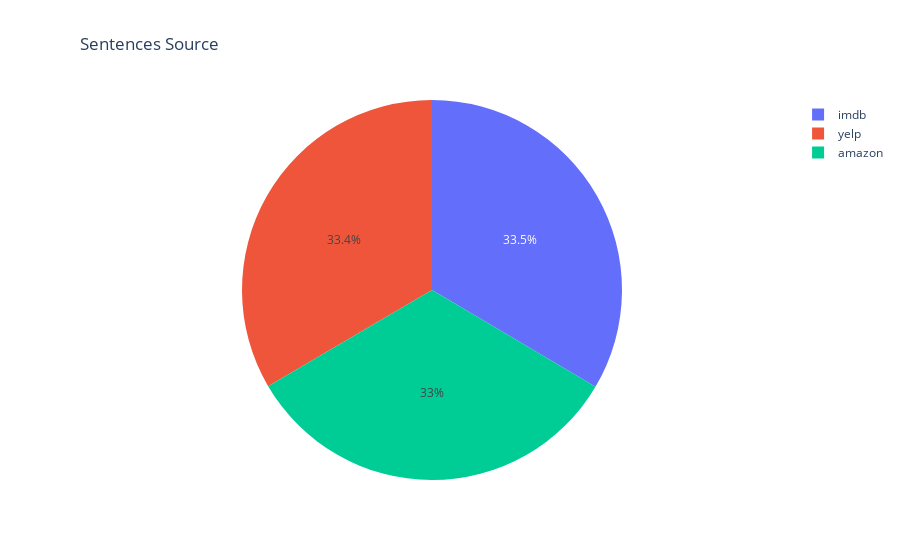

Notebook source saved alongside this figure:
### Markdown cell above
**Pie chart Vizualization**

### Code cell
labels = sentiment_df.source.value_counts().index
values = sentiment_df.source.value_counts()

fig = go.Figure(data=[go.Pie(labels=labels, values=values)])

fig.update_layout(
    title=go.layout.Title(
        text="Sentences Source",
        xref="paper",
        x=0
    )
)

fig.show()

### Figure 1 — Plotly figure (JSON) as saved in the notebook; plotly's stock layout.template omitted (floating-point values rounded to 4 significant figures)
{"data": [{"labels": ["imdb", "yelp", "amazon"], "type": "pie", "values": [994, 992, 980]}], "layout": {"title": {"text": "Sentences Source", "x": 0, "xref": "paper"}}}
